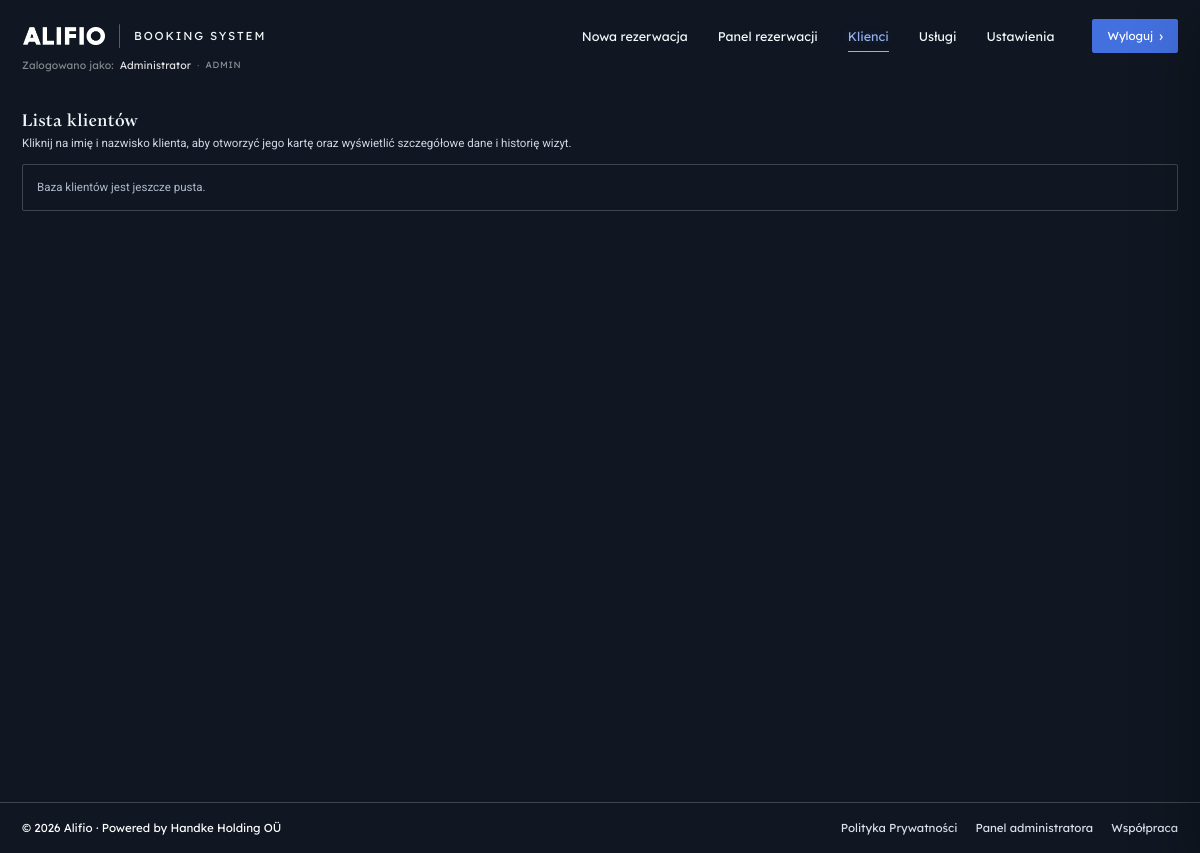
Before: /admin/clients (signed in) with the older database file.
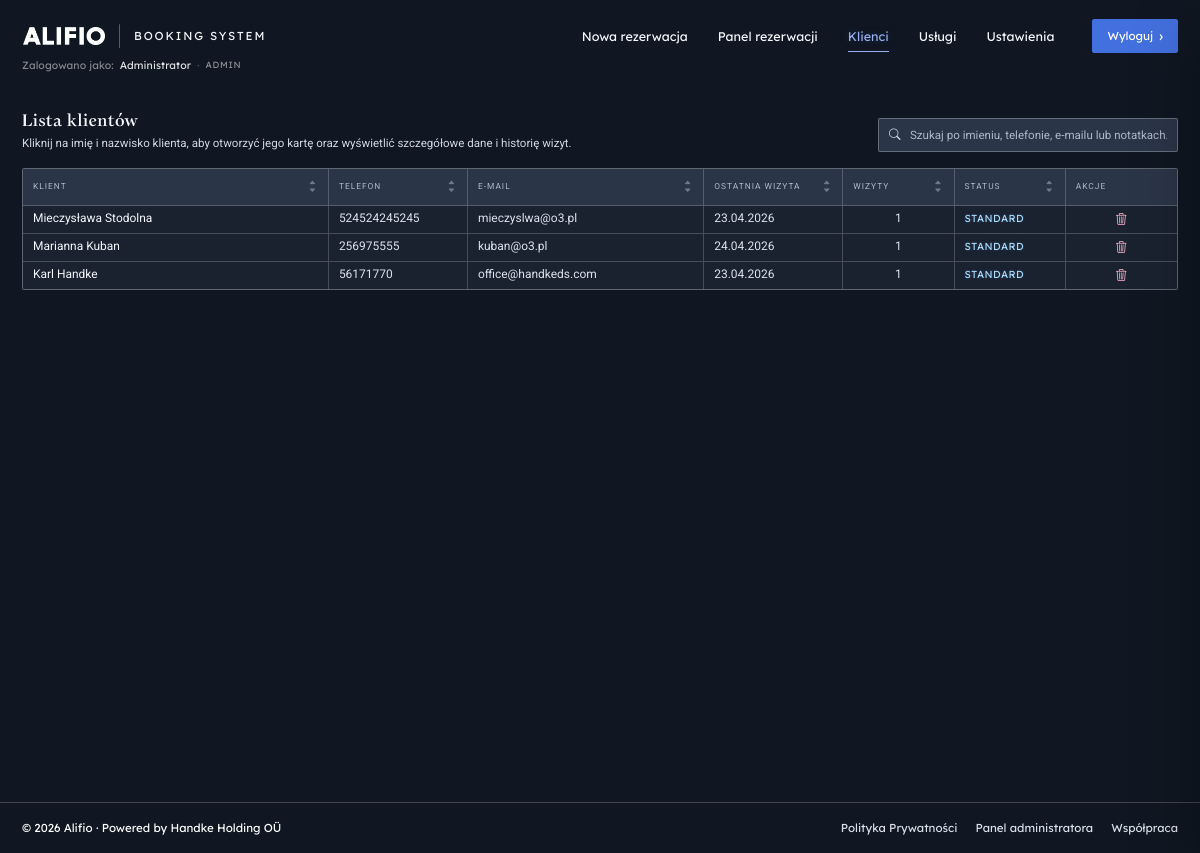
After: the same page with the newer database file.
### tables this page shows
CREATE TABLE clients (
                id INTEGER PRIMARY KEY AUTOINCREMENT,
                business_id INTEGER,
                full_name TEXT NOT NULL,
                phone TEXT,
                email TEXT,
                email_verified INTEGER NOT NULL DEFAULT 0,
                email_verification_token TEXT,
                email_verification_sent_at TEXT,
                email_verified_at TEXT,
                client_status TEXT DEFAULT 'standard',
                is_regular INTEGER NOT NULL DEFAULT 0,
                notes TEXT,
                preferred_employee_id INTEGER,
                privacy_consent INTEGER NOT NULL DEFAULT 0,
                marketing_consent INTEGER NOT NULL DEFAULT 0,
                privacy_consent_at TEXT,
                marketing_consent_at TEXT,
                consent_source TEXT,
                privacy_notice_confirmed INTEGER NOT NULL DEFAULT 0,
                privacy_notice_confirmed_at TEXT,
                privacy_notice_source TEXT,
                created_at TEXT DEFAULT CURRENT_TIMESTAMP,
                updated_at TEXT DEFAULT CURRENT_TIMESTAMP,
                FOREIGN KEY (business_id) REFERENCES businesses(id) ON DELETE CASCADE,
                FOREIGN KEY (preferred_employee_id) REFERENCES employees(id) ON DELETE SET NULL
            );

### app.py (the view)
@app.route("/admin/clients")
@admin_required
def admin_clients():
    can_view_clients = current_user_can_view_clients()
    can_edit_clients = current_user_can_edit_clients()
    if not can_view_clients:
        flash("To konto nie ma dostępu do sekcji klientów.", "error")
        return redirect(url_for("admin_dashboard"))
    business_id = session.get("business_id", 1)
    conn = get_connection()
    cursor = conn.cursor()
    try:
        settings = get_settings()
        is_staff = current_user_is_staff()
        clients_read_only = can_view_clients and not can_edit_clients
        cursor.execute("""
            SELECT
                c.id,
                c.full_name,
                c.phone,
                c.email,
                c.client_status,
                c.notes,
                c.created_at,
                c.updated_at,
                c.preferred_employee_id,
                COUNT(b.id) AS total_bookings,
                MAX(
                    CASE
                        WHEN b.booking_date IS NOT NULL AND b.booking_time IS NOT NULL
                        THEN b.booking_date || ' ' || b.booking_time
                        ELSE b.booking_date
                    END
                ) AS last_booking_at
            FROM clients c
            LEFT JOIN bookings b
                ON b.client_id = c.id
               AND b.business_id = c.business_id
            WHERE c.business_id = ?
            GROUP BY
                c.id,
                c.full_name,
                c.phone,
                c.email,
                c.client_status,
                c.notes,
                c.created_at,
                c.updated_at,
                c.preferred_employee_id
            ORDER BY c.id DESC
        """, (business_id,))
        clients = cursor.fetchall()
        cursor.execute("""
            SELECT
                id,
                full_name
            FROM employees
            WHERE business_id = ?
              AND active = 1
            ORDER BY full_name ASC
        """, (business_id,))
        employee_rows = cursor.fetchall()
        employees = [
            {
                "id": row["id"],
                "full_name": row["full_name"]
            }
            for row in employee_rows
        ]
    finally:
        conn.close()
    return render_template(
        "admin_clients.html",
        page_title="Klienci",
        settings=settings,
        clients=clients,
        employees=employees,
        is_staff=is_staff,
        clients_read_only=clients_read_only
    )

### app.py (called while the page is built)
def get_settings(business_id=None):
    if business_id is None:
        business_id = session.get("business_id", 1)
    conn = get_connection()
    cursor = conn.cursor()
    cursor.execute(
        "SELECT * FROM business_settings WHERE business_id = ? LIMIT 1",
        (business_id,)
    )
    settings = cursor.fetchone()
    if not settings:
        cursor.execute("SELECT * FROM business_settings WHERE id = 1 LIMIT 1")
        settings = cursor.fetchone()
    conn.close()
    return settings

def get_current_admin_user():
    user_id = session.get("admin_id")
    if not user_id:
        return None
    return get_user_by_id(user_id)

def current_user_is_staff():
    user = get_current_admin_user()
    return bool(user and user["role"] == "staff")

def current_user_can_view_clients():
    user = get_current_admin_user()
    if not user:
        return False
    if user["role"] in ("client_admin", "super_admin"):
        return True
    return int(user["can_view_clients"] or 0) == 1

### templates/admin_clients.html (shortened to what the changed rows need)
{% extends "base.html" %}
{% block content %}
<link rel="stylesheet" href="https://cdn.jsdelivr.net/npm/bootstrap-icons@1.11.3/font/bootstrap-icons.min.css">
<div class="clients-page">
  <section class="card clients-page-card">
    <div class="clients-section">
      <div class="clients-section-header-inline">
        <div class="clients-section-header-main">
          <div class="clients-section-header">
            <h2 class="clients-section-title">Lista klientów</h2>
          </div>
        </div>
        {% if clients %}
          <div class="clients-section-filters-inline" data-clients-block="clients">
            <div class="clients-search-box">
              <div class="clients-search-input-wrap">
                <input
                  type="text"
                  class="clients-search-input"
                  data-role="search-text"
                  placeholder="Szukaj po imieniu, telefonie, e-mailu lub notatkach..."
                  autocomplete="off"
                >
              </div>
            </div>
          </div>
        {% endif %}
      </div>
      {% if clients %}
        <div class="clients-table-wrap">
          <table class="clients-table" data-role="table">
            <thead>
              <tr>
                <th class="clients-col-name">
                  <button type="button" class="clients-sort-btn" data-sort="name" data-type="text">
                    <span class="clients-sort-label">Klient</span>
                    <span class="clients-sort-icons">
                      <i class="bi bi-caret-up-fill"></i>
                      <i class="bi bi-caret-down-fill"></i>
                    </span>
                  </button>
                </th>
                <th class="clients-col-phone">
                  <button type="button" class="clients-sort-btn" data-sort="phone" data-type="text">
                    <span class="clients-sort-label">Telefon</span>
                    <span class="clients-sort-icons">
                      <i class="bi bi-caret-up-fill"></i>
                      <i class="bi bi-caret-down-fill"></i>
                    </span>
                  </button>
                </th>
                <th class="clients-col-email">
                  <button type="button" class="clients-sort-btn" data-sort="email" data-type="text">
                    <span class="clients-sort-label">E-mail</span>
                    <span class="clients-sort-icons">
                      <i class="bi bi-caret-up-fill"></i>
                      <i class="bi bi-caret-down-fill"></i>
                    </span>
                  </button>
                </th>
                <th class="clients-col-last-booking">
                  <button type="button" class="clients-sort-btn" data-sort="last_booking" data-type="text">
                    <span class="clients-sort-label">Ostatnia wizyta</span>
                    <span class="clients-sort-icons">
                      <i class="bi bi-caret-up-fill"></i>
                      <i class="bi bi-caret-down-fill"></i>
                    </span>
                  </button>
                </th>
                <th class="clients-col-total">
                  <button type="button" class="clients-sort-btn" data-sort="total_bookings" data-type="number">
                    <span class="clients-sort-label">Wizyty</span>
                    <span class="clients-sort-icons">
                      <i class="bi bi-caret-up-fill"></i>
                      <i class="bi bi-caret-down-fill"></i>
                    </span>
                  </button>
                </th>
                <th class="clients-col-status">
                  <button type="button" class="clients-sort-btn" data-sort="status" data-type="text">
                    <span class="clients-sort-label">Status</span>
                    <span class="clients-sort-icons">
                      <i class="bi bi-caret-up-fill"></i>
                      <i class="bi bi-caret-down-fill"></i>
                    </span>
                  </button>
                </th>
                <th class="clients-col-actions">
                  <div class="clients-th-content">
                    <span>Akcje</span>
                  </div>
                </th>
              </tr>
            </thead>
            <tbody>
              {% for client in clients %}
                <tr
                  class="clients-data-row"
                  data-search="{{ ((client.full_name or '') ~ ' ' ~ (client.phone or '') ~ ' ' ~ (client.email or '') ~ ' ' ~ (client.notes or ''))|lower }}"
                  data-id="{{ client.id or 0 }}"
                  data-name="{{ client.full_name or '' }}"
                  data-phone="{{ client.phone or '' }}"
                  data-email="{{ client.email or '' }}"
                  data-last-booking="{{ client.last_booking_at or '' }}"
                  data-total-bookings="{{ client.total_bookings or 0 }}"
                  data-status="{{ client.client_status or 'standard' }}"
                  data-is-regular="{{ client.is_regular or 0 }}"
                  data-notes="{{ client.notes or '' }}"
                  data-created-at="{{ client.created_at or '' }}"
                  data-updated-at="{{ client.updated_at or '' }}"
                >
                  <td class="clients-col-name">
                    <button
                      type="button"
                      class="clients-name-link js-open-client-edit"
                      data-client-id="{{ client.id }}"
                      data-full-name="{{ client.full_name or '' }}"
                      data-phone="{{ client.phone or '' }}"
                      data-email="{{ client.email or '' }}"
                      data-client-status="{{ client.client_status or 'standard' }}"
                      data-is-regular="{{ client.is_regular or 0 }}"
                      data-notes="{{ client.notes or '' }}"
                      data-total-bookings="{{ client.total_bookings or 0 }}"
                      data-last-booking="{{ client.last_booking_at or '' }}"
                      data-created-at="{{ client.created_at or '' }}"
                      data-updated-at="{{ client.updated_at or '' }}"
                    >
                      {{ client.full_name }}
                    </button>
                  </td>
                  <td class="clients-col-phone">{{ client.phone or "—" }}</td>
                  <td class="clients-col-email">{{ client.email or "—" }}</td>
                  <td class="clients-col-last-booking">
                    {% if client.last_booking_at %}
                      {{ client.last_booking_at[:10].split('-')[2] ~ '.' ~ client.last_booking_at[:10].split('-')[1] ~ '.' ~ client.last_booking_at[:10].split('-')[0] if '-' in client.last_booking_at|string else client.last_booking_at }}
                    {% else %}
                      —
                    {% endif %}
                  </td>
                  <td class="clients-col-total">{{ client.total_bookings or 0 }}</td>
                  <td class="clients-col-status">
                    <span
                      class="client-status-badge
                      {% if client.client_status == 'regular' %}
                        client-status-regular
                      {% elif client.client_status == 'new' %}
                        client-status-new
                      {% elif client.client_status == 'inactive' %}
                        client-status-inactive
                      {% else %}
                        client-status-standard
                      {% endif %}"
                    >
                      {% if client.client_status == "regular" %}
                        Stały
                      {% elif client.client_status == "new" %}
                        Nowy
                      {% elif client.client_status == "inactive" %}
                        Nieaktywny
                      {% else %}
                        Standard
                      {% endif %}
                    </span>
                  </td>
                  <td class="clients-col-actions">
  <div class="clients-actions">
    {% if not clients_read_only %}
      <form
        action="{{ url_for('delete_client', client_id=client.id) }}"
        method="POST"
        class="clients-delete-form"
        onsubmit="return confirm('Czy na pewno chcesz usunąć tę kartę klienta?');"
      >
        <button
          type="submit"
          class="client-icon-btn is-delete"
          data-tooltip="Usuń"
          aria-label="Usuń"
          title="Usuń"
        >
          <i class="bi bi-trash3"></i>
        </button>
      </form>
    {% else %}
      <span style="color: var(--cl-text-4); font-size: 10.5px;">Podgląd</span>
    {% endif %}
  </div>
</td>
                </tr>
              {% endfor %}
            </tbody>
          </table>
        </div>
      {% else %}
        <p class="clients-empty-note">Baza klientów jest jeszcze pusta.</p>
      {% endif %}
    </div>
  </section>
</div>
{% endblock %}

Changed rows visible on the page:
added clients: full_name "Mieczysława Stodolna", phone "524524245245", email "mieczyslwa@o3.pl", last_booking_at "23.04.2026", total_bookings "1", client_status "STANDARD"
added clients: full_name "Marianna Kuban", phone "256975555", email "kuban@o3.pl", last_booking_at "24.04.2026", total_bookings "1", client_status "STANDARD"
added clients: full_name "Karl Handke", phone "56171770", email "office@handkeds.com", last_booking_at "23.04.2026", total_bookings "1", client_status "STANDARD"
Other visible differences:
text no longer shown: "Baza klientów jest jeszcze pusta."
text now shown: "KLIENT TELEFON E-MAIL OSTATNIA WIZYTA WIZYTY STATUS AKCJE"
